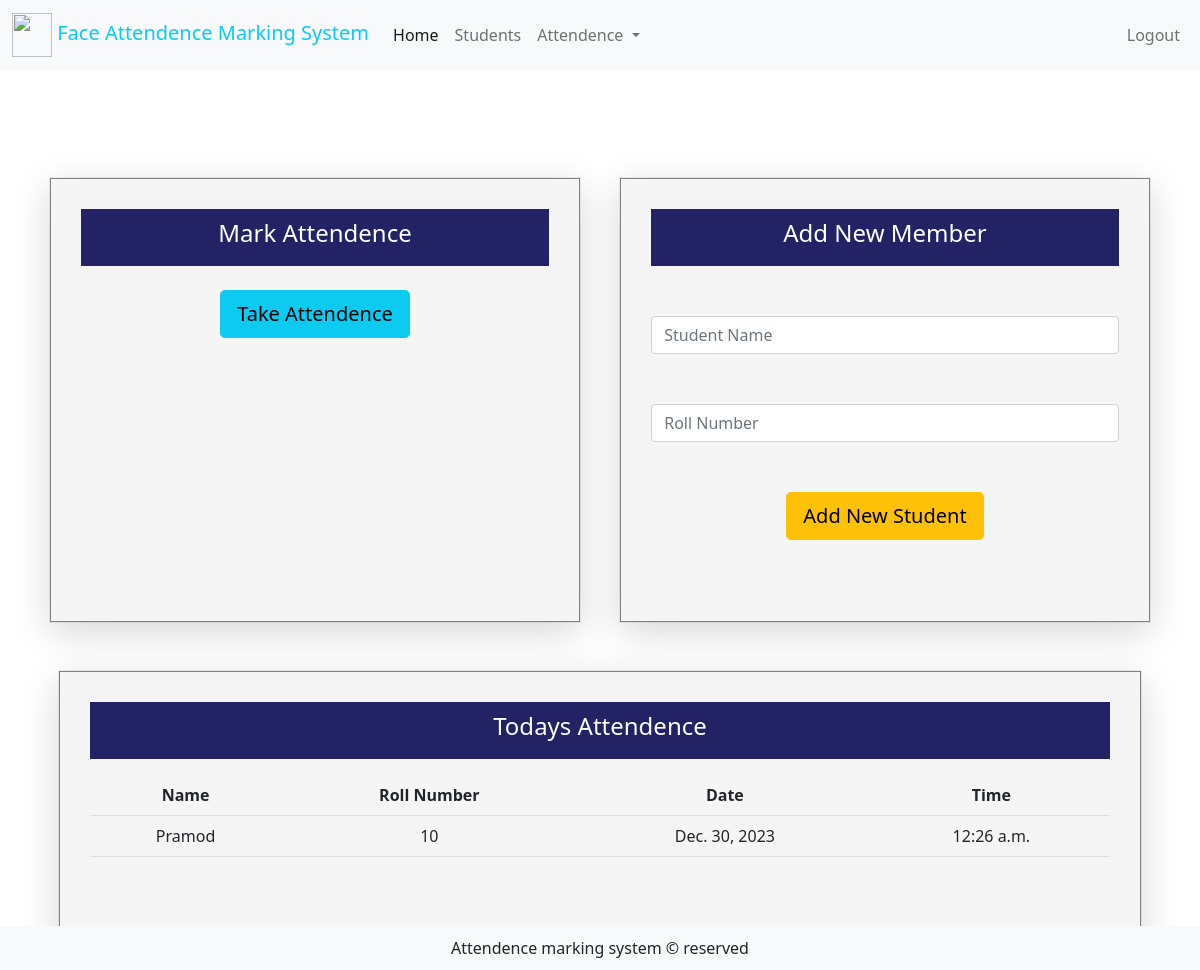
/Index, run on the app's committed database.
### Home/models.py (models this page shows)
class Attendence(models.Model):
    student  = models.ForeignKey(Student,on_delete=models.CASCADE)
    date = models.DateField(auto_now_add=True)
    time = models.TimeField(auto_now_add=True)

class Student(models.Model):
    student_name = models.CharField(max_length=255)
    roll = models.IntegerField()
    class_name = models.CharField(max_length = 255,null= True, blank = True)

### Home/views.py (the view)
# urls.py: path("Index",views.Index,name="Index"),
def Index(request):
    att = Attendence.objects.filter(date = date.today())
    context = {
        "att":att
    }
    return render(request,"index.html",context)

### templates/index.html (shortened to what this page needs)
<!DOCTYPE html>
<html lang="en">
<head>
    <link href="https://cdn.jsdelivr.net/npm/bootstrap@5.0.2/dist/css/bootstrap.min.css" rel="stylesheet">
</head>
<body>
    <nav class="navbar navbar-expand-lg navbar-light bg-light">
        <div class="container-fluid">
          <a class="navbar-brand" href="{%url 'Index' %}"> <img src="https://www.shareicon.net/data/512x512/2015/09/29/648557_select_512x512.png" alt="" width="40" height="44">
            <span class="h5 text-info"> Face Attendence Marking System</span></a>
          <div class="collapse navbar-collapse" id="navbarSupportedContent">
            <ul class="navbar-nav me-auto mb-2 mb-lg-0">
              <li class="nav-item">
                <a class="nav-link active" aria-current="page" href="{%url 'Index' %}">Home</a>
              </li>
              <li class="nav-item">
                <a class="nav-link" href="{%url 'Allstudents' %}">Students</a>
              </li>
              <li class="nav-item dropdown">
                <a class="nav-link dropdown-toggle" href="" id="navbarDropdown" role="button" data-bs-toggle="dropdown" aria-expanded="false">
                  Attendence
                </a>
              </li>
            </ul>
            <form class="d-flex">
              <ul class="navbar-nav me-auto mb-2 mb-lg-0">
                <li class="nav-item"><a href="{%url 'SignOut' %}" class="nav-link">Logout</a></li>
              </ul>
            </form>
          </div>
        </div>
      </nav>
      <div class="container mt-2">
        <div class="row">
            <div class="col-md-6">
                <div class="content">
                    <div class="headder">
                        <h4>Mark Attendence</h4>
                    </div>
                    <div class="buttons mt-4">
                        <form action="{%url 'TakeAttendence' %}" method="post">
                            <button  type="submit" class="btn btn-info btn-lg">Take Attendence</a>
                    </form>
                    </div>
                </div>
            </div>
            <div class="col-md-6">
                <div class="content">
                    <div class="headder">
                        <h4>Add New Member</h4>
                    </div>
                    <div class="buttons mt-4">
                        <form action="{%url 'AddStudent' %}" method="post">
                            <input type="text" required placeholder="Student Name" class="form-control" name="sname">
                            <input type="number" required placeholder="Roll Number" name="rnum" class="form-control">
                        <button type="submit"  class="btn btn-warning btn-lg">Add New Student</button>
                    </form>
                        </div>
                </div>
            </div>
            <div class="col-md-12">
                <div class="content">
                    <div class="headder">
                        <h4>Todays Attendence</h4>
                    </div>
                    <table class="table table-muted table-stripped mt-3">
                        <tr>
                            <th>Name</th>
                            <th>Roll Number</th>
                            <th>Date</th>
                            <th>Time</th>
                        </tr>
                        {% for i in att %}
                        <tr>
                            <td>{{i.student.student_name}}</td>
                            <td>{{i.student.roll}}</td>
                            <td>{{i.date}}</td>
                            <td>{{i.time}}</td>
                        </tr>
                        {% endfor %}
                    </table>
                </div>
            </div>
        </div>
      </div>
      <footer>
        <div class="footer bg-light">
            Attendence marking system &copy; reserved
        </div>
      </footer>
</body>
</html>

### templates/index.html (style rules this page uses)
body { background-image: url(https://www.imageshine.in/uploads/gallery/White-elegant-texture-background-style.jpg); background-repeat: no-repeat; background-position: fixed; background-size: cover; }
.content { width:97%; height: 90%; margin: auto; margin-top: 100px; border: .3px solid gray; padding-top: 0; padding: 30px; box-sizing: border-box; text-align: center; background-color: whitesmoke; box-shadow: rgba(0, 0, 0, 0.16) 0px 10px 36px 0px, rgba(0, 0, 0, 0.06) 0px 0px 0px 1px; }
.content input { margin: 50px; margin-left: 0; }
.footer { position: fixed; bottom: 0; width: 100%; padding: 10px; text-align: center; }
.headder { background-color: rgb(34, 34, 100); color: white; padding: 10px; }

### data on the page
Attendence: student.student_name "Pramod", student.roll "10", date "Dec. 30, 2023", time "12:26 a.m."
